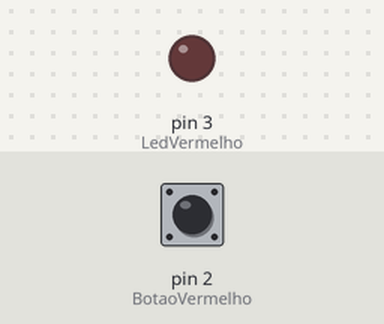
Recording of a sketch running on a simulated Arduino Uno, built with avr-gcc and run on an emulated ATmega328P. Shown: output pins drawn as LEDs (lit = HIGH). The test bench sets the inputs (shaded band); at power-on: pin 2 (BotaoVermelho) LOW.

Above: at 1.2 s.
1.3 s: pin 2 (BotaoVermelho) pulled HIGH for 0.15 s
At 1.37 s:
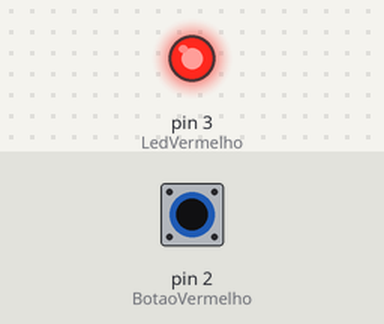
2.9 s: pin 2 (BotaoVermelho) pulled HIGH for 3.2 s
At 7.1 s:
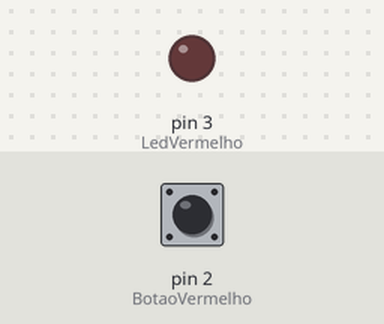
Timing chart, 0 to 8.6 s (numbered marks = the images above; inputs shaded):
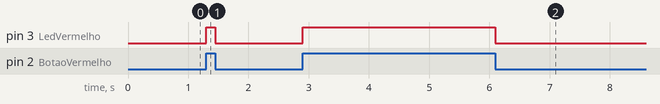

Measured:
- after the input at 1.3 s, pin 3 (LedVermelho): LOW → HIGH at once, → LOW 0.15 s later
- after the input at 2.9 s, pin 3 (LedVermelho): LOW → HIGH at once, → LOW 3.2 s later

The sketch:

Button.ino
```cpp
const int BotaoVermelho = 2;
const int LedVermelho = 3;

int EstadoBotao = 0;

void setup()
{
  pinMode(BotaoVermelho, INPUT);
  pinMode(LedVermelho, OUTPUT);
}

void loop()
{
  EstadoBotao = digitalRead(BotaoVermelho);

  if (EstadoBotao == HIGH)
  {
    digitalWrite(LedVermelho, HIGH);
  } else
  {
    digitalWrite(LedVermelho, LOW);
  }
}
```
